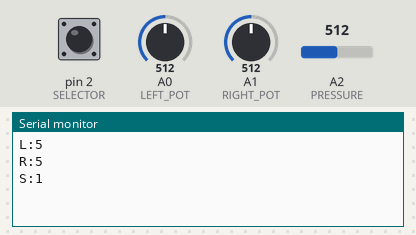
Bench run of a sketch on a simulated Arduino Uno, built with avr-gcc and run on an emulated ATmega328P. Shown: the last lines printed to the serial monitor. Inputs (shaded band) come from the test bench; at power-on: A0 (LEFT_POT) = 512, A1 (RIGHT_POT) = 512, pin 2 (SELECTOR) HIGH, A2 (PRESSURE) = 512.

Above: at 1.2 s.
1.3 s: A0 (LEFT_POT) set to 716
At 2.5 s:
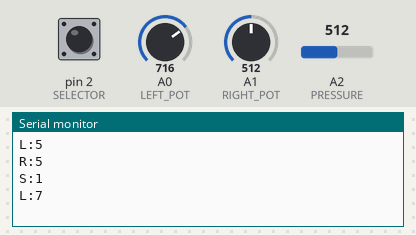
2.8 s: A1 (RIGHT_POT) set to 716
At 3.6 s:
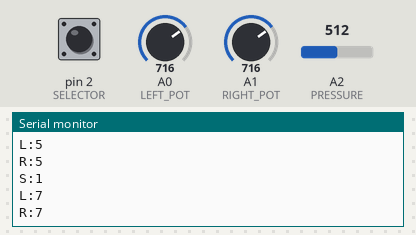
4.3 s: pin 2 (SELECTOR) pulled LOW for 0.15 s
At 5.4 s:
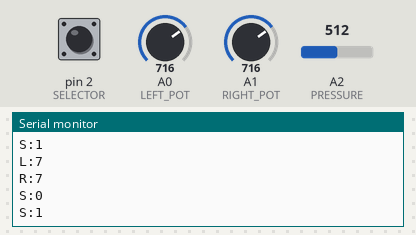
5.9 s: A0 (LEFT_POT) set to 900
At 7.1 s:
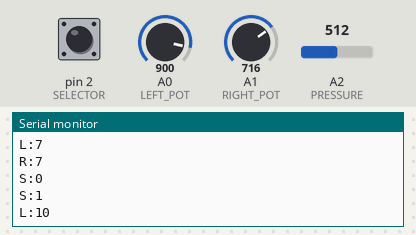
7.4 s: A1 (RIGHT_POT) set to 900
At 8.3 s:
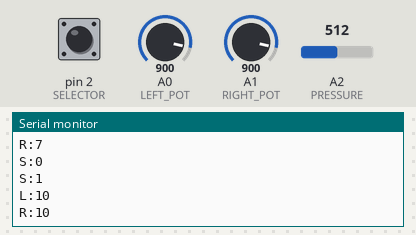

The sketch:

Sergio.ino
```cpp
#define LEFT_POT 0
#define RIGHT_POT 1
#define SELECTOR 2
#define PRESSURE 2

int lastLeft = -1;
int lastRight = -1;
int lastSelector = -1;
int lastPressure = -1;

void setup()
{
  Serial.begin(9600);
  pinMode( PRESSURE, INPUT );
}

void loop() {
  int left = constrain(analogRead(LEFT_POT) / 90, 0, 10);
  int right = constrain(analogRead(RIGHT_POT) / 90, 0, 10);
  int selector = digitalRead(SELECTOR);
  int pressure = analogRead(PRESSURE);

  if (left != lastLeft)
  {
    Serial.print("L:");
    Serial.println(left);
  }

  if (right != lastRight)
  {
    Serial.print("R:");
    Serial.println(right);
  }

  if (selector != lastSelector)
  {
    Serial.print("S:");
    Serial.println(selector);
  }
/*
  if (pressure != lastPressure)
  {
    Serial.print("P:");
    Serial.println(pressure);
  }
  */
  lastLeft = left;
  lastRight = right;
  lastSelector = selector;
  lastPressure = pressure;
}
```

Measured:
- after the input at 1.3 s, the serial monitor: prints a new line at once (image 1)
- after the input at 2.8 s, the serial monitor: prints a new line at once (image 2)
- after the input at 4.3 s, the serial monitor: prints a new line at once (image 3)
- after the input at 5.9 s, the serial monitor: prints a new line at once (image 4)
- after the input at 7.4 s, the serial monitor: prints a new line at once (image 5)
